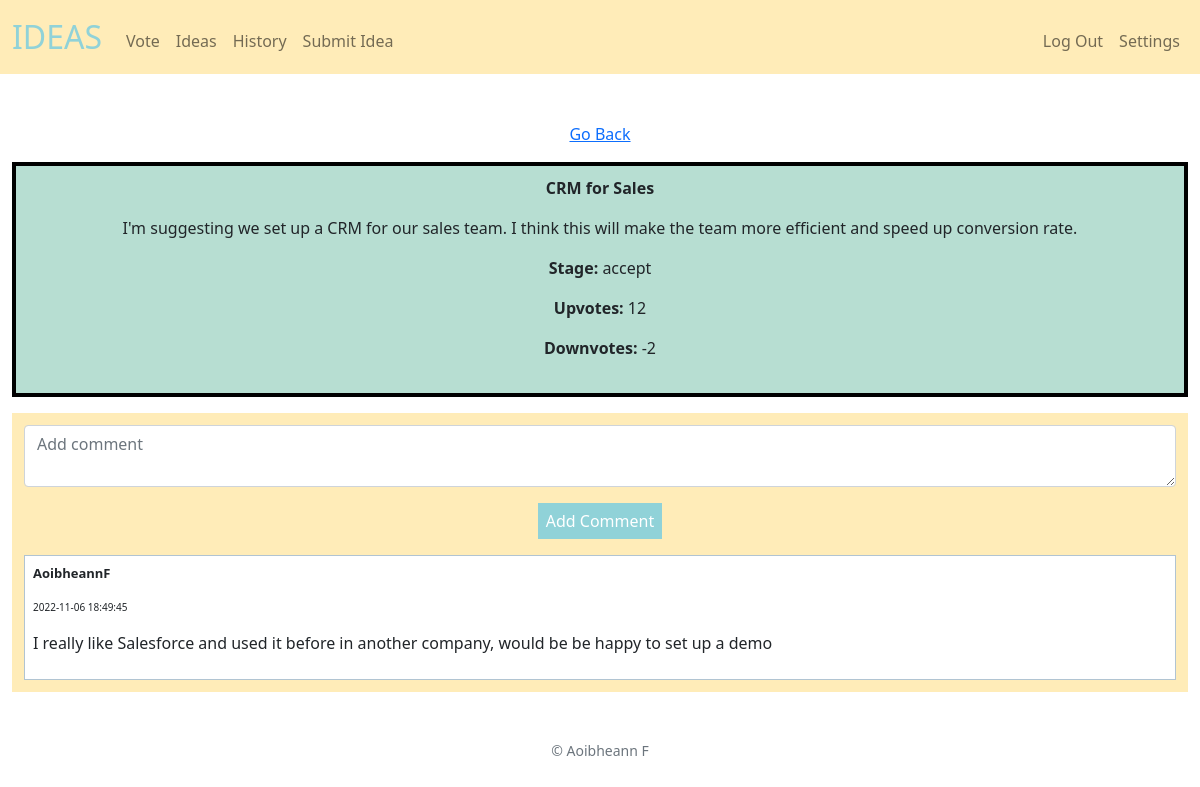
The page /idea_page/9 (signed in) on the database its author committed.
### tables this page shows
CREATE TABLE 'ideas' (idea_id INTEGER PRIMARY KEY AUTOINCREMENT, title TEXT NOT NULL, notes TEXT NOT NULL, user_id INTEGER, upvotes INTEGER DEFAULT 0, downvotes INTEGER DEFAULT 0, stage TEXT,'time' DATETIME NOT NULL DEFAULT CURRENT_TIMESTAMP, company TEXT);

CREATE TABLE 'comments' (comments_id INTEGER PRIMARY KEY AUTOINCREMENT, comment TEXT NOT NULL, user_id INTEGER, idea_id INTEGER,'time' DATETIME NOT NULL DEFAULT CURRENT_TIMESTAMP);

CREATE TABLE users (ID INTEGER PRIMARY KEY AUTOINCREMENT, username TEXT NOT NULL, firstname TEXT NOT NULL, lastname TEXT NOT NULL, hash TEXT NOT NULL, email TEXT NOT NULL, department TEXT NOT NULL, permissions TEXT, company TEXT);

### app.py (the view)
@app.route("/idea_page/<int:idea_id>", methods=["GET", "POST"])
def idea_page(idea_id):
    if request.method == "POST":
        print("POST")
        id = session.get("user_id")
        comment = request.form.get("comment")
        db.execute("INSERT INTO comments(comment, user_id, idea_id) VALUES(?, ?, ?)",
                   comment, id, idea_id)
        return redirect(url_for("idea_page", idea_id=idea_id))
    else:
        id = session.get("user_id")
        ideas = db.execute("SELECT * FROM ideas WHERE idea_id = ?", idea_id)
        comments = db.execute("SELECT * FROM comments JOIN users ON comments.user_id = users.id WHERE comments.idea_id = ?", idea_id)
        rows = db.execute("SELECT permissions FROM users WHERE id = ?", id)
        permission = rows[0]["permissions"]
        stages = db.execute("SELECT stage FROM ideas WHERE idea_id = ?", idea_id)
        stage = stages[0]["stage"]
        if permission == "admin" and stage == "review":
            return render_template("decide.html", ideas=ideas, comments=comments, idea_id=idea_id)
        elif stage == "idea":
            return render_template("voting_page.html", ideas=ideas, idea_id=idea_id, comments=comments)
        else:
            return render_template("ideas_page.html", ideas=ideas, comments=comments, idea_id=idea_id)

### app.py (called while the page is built)
@app.after_request
def after_request(response):
    response.headers["Cache-Control"] = "no-cache, no-store, must-revalidate"
    response.headers["Expires"] = 0
    response.headers["Pragma"] = "no-cache"
    return response

### templates/ideas_page.html (shortened to what this page needs)
{% extends "layout.html" %}
{% block main %}
<div class="mb-3">
    <a href="/">Go Back</a>
</div>
<div class="board mb-3">
    {% for idea in ideas %}
        <div class="mb-4">
            <div class="font-size: xx-large; mb-3"><span><strong>{{ idea.title }}</strong></span></div>
            <div class="mb-3"><span>{{ idea.notes }}</span></div>
            <div class="mb-3"><span><strong>Stage: </strong>{{ idea.stage }}</span></div>
            <div class="mb-3"><span><strong>Upvotes: </strong>{{ idea.upvotes }}</span></div>
            <div class="mb-3"><span><strong>Downvotes: </strong>{{ idea.downvotes }}</span></div>
        </div>
    {% endfor %}
</div>
<section class="comments">
    <form action="/idea_page/{{idea_id}}" method="post">
        <div class="mb-3">
            <textarea class="form-control" id="comment" name="comment" placeholder="Add comment" rows="2"></textarea>
        </div>
        <div class="mb-3">
            <button class="button" type="submit">Add Comment</button>
        </div>
    </form>
    {% for comment in comments %}
        <div class="comment">
            <div class="mb-3" style="font-size:small"><p><strong>{{ comment.username }}</strong></p></div>
            <div class="mb-3" style="font-size: x-small"><p>{{ comment.time }}</p></div>
            <div class="mb-3"><p>{{ comment.comment }}</p></div>
        </div>
    {% endfor %}
</section>
{% endblock %}

### static/styles.css (style rules this page uses)
.board { background-color: #b7ded2; padding: 0.6rem; margin: auto; border: 0.25rem solid black }
.button { text-decoration: none; background-color: #90d2d8; color: white; padding: 6px 8px 6px 8px; border: 0.2rem #90d2d8; }
button { text-decoration: none; background-color: #90d2d8; color: white; padding: 6px 8px 6px 8px; border: 0.2rem #90d2d8; }
.comments { background-color: #ffecb8; width: 100%; padding: 0.75rem; }
.comment { background-color: white; text-align: left; padding: 0.5rem; border: 0.05rem solid #b1c4d2; }

### rows shown on the page
ideas: title "CRM for Sales", notes "I'm suggesting we set up a CRM for our sales team. I think this will make the team more efficient and speed up conversion rate.", stage "accept", upvotes "12", downvotes "-2"
comments: username "AoibheannF", time "2022-11-06 18:49:45", comment "I really like Salesforce and used it before in another company, would be be happy to set up a demo"
